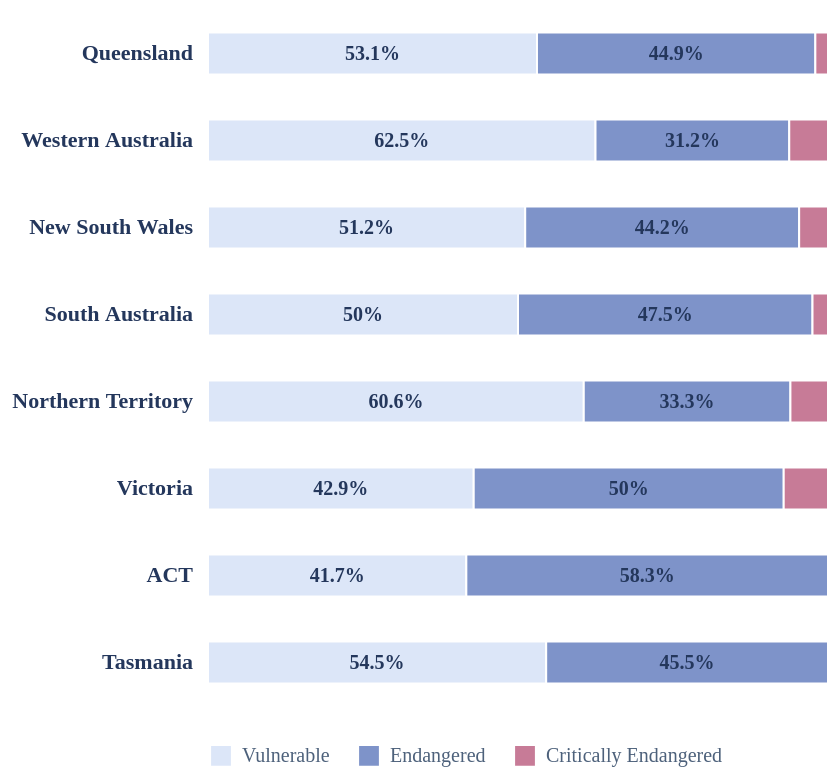

The Vega-Lite source for this figure:
### Vega-Lite specification from a JSON file in a GitHub repository (floating-point values rounded to 4 significant figures)
{"$schema": "https://vega.github.io/schema/vega-lite/v5.json", "width": 310, "height": 348, "background": "#FFFFFF", "data": {"values": [{"state": "Queensland", "status": "Vulnerable", "count": 26, "total": 49, "percentage": 53.1, "start": 0.0, "end": 53.06, "mid": 26.53, "segment_label": "53.1%"}, {"state": "Queensland", "status": "Endangered", "count": 22, "total": 49, "percentage": 44.9, "start": 53.06, "end": 97.96, "mid": 75.51, "segment_label": "44.9%"}, {"state": "Queensland", "status": "Critically Endangered", "count": 1, "total": 49, "percentage": 2.0, "start": 97.96, "end": 100.0, "mid": 98.98, "segment_label": ""}, {"state": "Western Australia", "status": "Vulnerable", "count": 30, "total": 48, "percentage": 62.5, "start": 0.0, "end": 62.5, "mid": 31.25, "segment_label": "62.5%"}, {"state": "Western Australia", "status": "Endangered", "count": 15, "total": 48, "percentage": 31.2, "start": 62.5, "end": 93.75, "mid": 78.12, "segment_label": "31.2%"}, {"state": "Western Australia", "status": "Critically Endangered", "count": 3, "total": 48, "percentage": 6.2, "start": 93.75, "end": 100.0, "mid": 96.88, "segment_label": ""}, {"state": "New South Wales", "status": "Vulnerable", "count": 22, "total": 43, "percentage": 51.2, "start": 0.0, "end": 51.16, "mid": 25.58, "segment_label": "51.2%"}, {"state": "New South Wales", "status": "Endangered", "count": 19, "total": 43, "percentage": 44.2, "start": 51.16, "end": 95.35, "mid": 73.26, "segment_label": "44.2%"}, {"state": "New South Wales", "status": "Critically Endangered", "count": 2, "total": 43, "percentage": 4.7, "start": 95.35, "end": 100.0, "mid": 97.67, "segment_label": ""}, {"state": "South Australia", "status": "Vulnerable", "count": 20, "total": 40, "percentage": 50.0, "start": 0.0, "end": 50.0, "mid": 25.0, "segment_label": "50%"}, {"state": "South Australia", "status": "Endangered", "count": 19, "total": 40, "percentage": 47.5, "start": 50.0, "end": 97.5, "mid": 73.75, "segment_label": "47.5%"}, {"state": "South Australia", "status": "Critically Endangered", "count": 1, "total": 40, "percentage": 2.5, "start": 97.5, "end": 100.0, "mid": 98.75, "segment_label": ""}, {"state": "Northern Territory", "status": "Vulnerable", "count": 20, "total": 33, "percentage": 60.6, "start": 0.0, "end": 60.61, "mid": 30.3, "segment_label": "60.6%"}, {"state": "Northern Territory", "status": "Endangered", "count": 11, "total": 33, "percentage": 33.3, "start": 60.61, "end": 93.94, "mid": 77.27, "segment_label": "33.3%"}, {"state": "Northern Territory", "status": "Critically Endangered", "count": 2, "total": 33, "percentage": 6.1, "start": 93.94, "end": 100.0, "mid": 96.97, "segment_label": ""}, {"state": "Victoria", "status": "Vulnerable", "count": 12, "total": 28, "percentage": 42.9, "start": 0.0, "end": 42.86, "mid": 21.43, "segment_label": "42.9%"}, {"state": "Victoria", "status": "Endangered", "count": 14, "total": 28, "percentage": 50.0, "start": 42.86, "end": 92.86, "mid": 67.86, "segment_label": "50%"}, {"state": "Victoria", "status": "Critically Endangered", "count": 2, "total": 28, "percentage": 7.1, "start": 92.86, "end": 100.0, "mid": 96.43, "segment_label": ""}, {"state": "Australian Capital Territory", "status": "Vulnerable", "count": 5, "total": 12, "percentage": 41.7, "start": 0.0, "end": 41.67, "mid": 20.83, "segment_label": "41.7%"}, {"state": "Australian Capital Territory", "status": "Endangered", "count": 7, "total": 12, "percentage": 58.3, "start": 41.67, "end": 100.0, "mid": 70.83, "segment_label": "58.3%"}, {"state": "Australian Capital Territory", "status": "Critically Endangered", "count": 0, "total": 12, "percentage": 0.0, "start": 100.0, "end": 100.0, "mid": 100.0, "segment_label": ""}, {"state": "Tasmania", "status": "Vulnerable", "count": 6, "total": 11, "percentage": 54.5, "start": 0.0, "end": 54.55, "mid": 27.27, "segment_label": "54.5%"}, {"state": "Tasmania", "status": "Endangered", "count": 5, "total": 11, "percentage": 45.5, "start": 54.55, "end": 100.0, "mid": 77.27, "segment_label": "45.5%"}, {"state": "Tasmania", "status": "Critically Endangered", "count": 0, "total": 11, "percentage": 0.0, "start": 100.0, "end": 100.0, "mid": 100.0, "segment_label": ""}]}, "encoding": {"y": {"field": "state", "type": "ordinal", "sort": ["Queensland", "Western Australia", "New South Wales", "South Australia", "Northern Territory", "Victoria", "Australian Capital Territory", "Tasmania"], "axis": {"title": null, "labelColor": "#24375C", "labelFontSize": 11, "labelFontWeight": 700, "labelLimit": 185, "domain": false, "ticks": false, "labelPadding": 8, "labelExpr": "datum.label === 'Australian Capital Territory' ? 'ACT' : datum.label"}}, "color": {"field": "status", "type": "nominal", "scale": {"domain": ["Vulnerable", "Endangered", "Critically Endangered"], "range": ["#DCE6F8", "#7E93C9", "#C77B97"]}, "legend": {"title": null, "orient": "bottom", "direction": "horizontal", "labelColor": "#4D617B", "labelFontSize": 10, "symbolType": "square", "symbolSize": 130, "columns": 3}}, "tooltip": [{"field": "state", "type": "nominal", "title": "State / territory"}, {"field": "status", "type": "nominal", "title": "Category"}, {"field": "count", "type": "quantitative", "title": "Listings", "format": ".0f"}, {"field": "total", "type": "quantitative", "title": "State total", "format": ".0f"}, {"field": "percentage", "type": "quantitative", "title": "Share (%)", "format": ".1f"}]}, "layer": [{"mark": {"type": "bar", "height": 21, "stroke": "#FFFFFF", "strokeWidth": 1}, "encoding": {"x": {"field": "start", "type": "quantitative", "scale": {"domain": [0, 100]}, "axis": {"title": null, "values": [0, 25, 50, 75, 100], "labelExpr": "datum.value + '%'", "grid": true, "gridColor": "#E5ECF6", "labelColor": "#60708B", "labelFontSize": 10, "domain": false, "tickColor": "#D8E2F0", "labelPadding": 6}}, "x2": {"field": "end"}}}, {"transform": [{"filter": "datum.percentage >= 13"}], "mark": {"type": "text", "font": "DM Sans", "fontSize": 10, "fontWeight": 700, "baseline": "middle"}, "encoding": {"x": {"field": "mid", "type": "quantitative", "scale": {"domain": [0, 100]}, "axis": null}, "text": {"field": "segment_label", "type": "nominal"}, "color": {"value": "#24375C"}}}], "config": {"view": {"stroke": null}, "font": "DM Sans"}}
